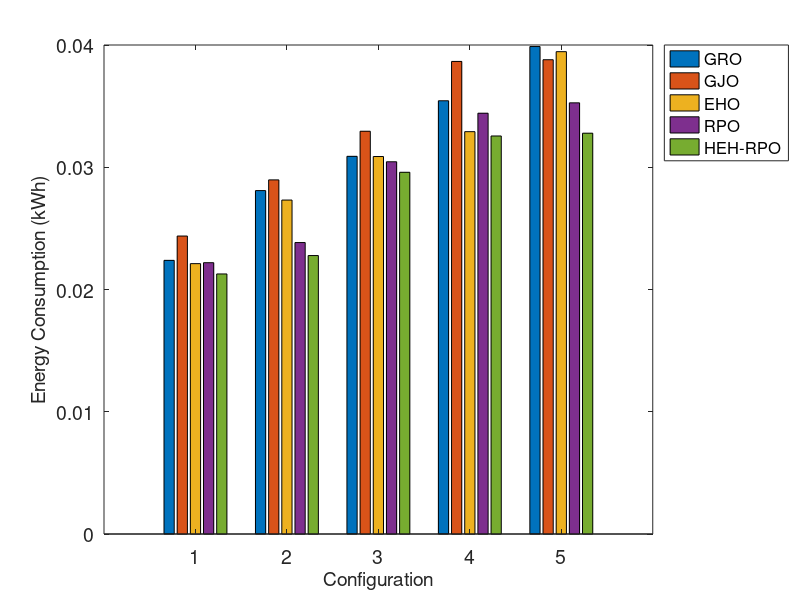
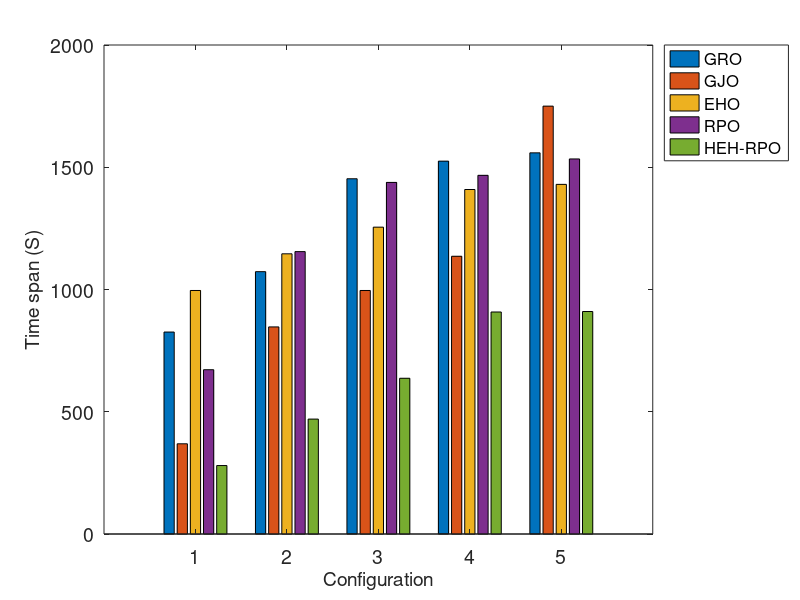
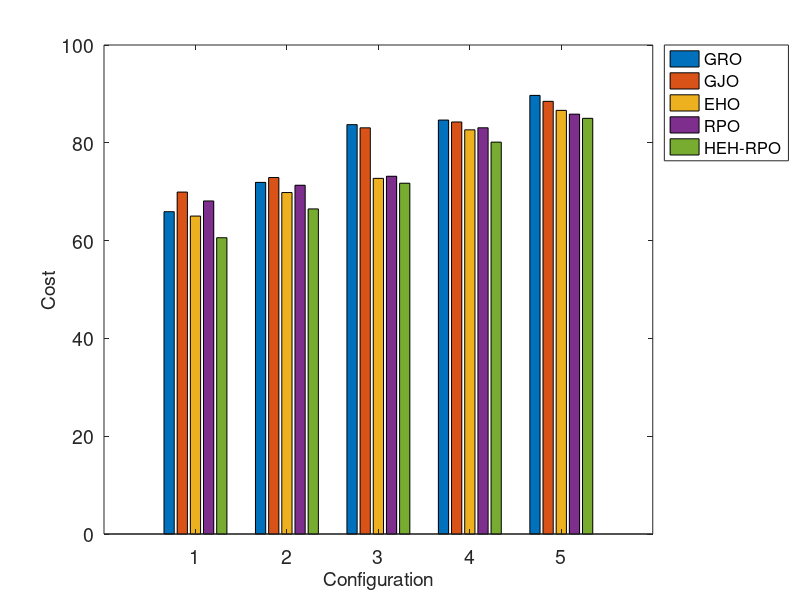
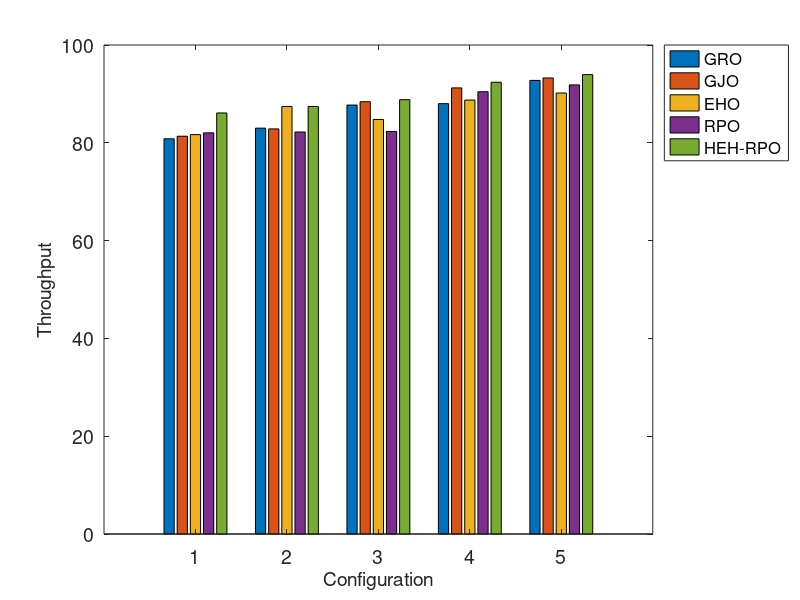

MATLAB code to generate these figures, in order: (Note: this script raises an error after producing the figures.)
function [] = Plot_results()
close all;
clear all;
clc;

Parameters_vs_config();
Convergence();
Parameters();

end


function [] = Convergence()
% convergence
% VM = [10, 20, 30, 40, 50, 60, 70, 80, 90, 100];
Configuration = [1, 2, 3, 4, 5];
load Fitness;
for n = 1 : size(Fit,2)
    for j = 1 : size(Fit{1, 1},1) % For all algorithms
        valu(j,:) = stats(Fit{1, n}(j,:));
    end
    disp('Statistical Analysis :')
    fprintf('Configuration : %d\n ', Configuration(n));
    ln = {'BEST','WORST','MEAN','MEDIAN','STANDARD DEVIATION'};
    T = table(valu(1, :)', valu(2, :)', valu(3, :)',valu(4, :)', valu(5, :)','Rownames',ln);
    T.Properties.VariableNames = {'GRO','GJO','EHO','RPO','HEH-RPO'};
    disp(T)
    
    figure,
    plot(Fit{1, n}(1,:),'Color','r', 'LineWidth', 2)
    hold on;
    plot(Fit{1, n}(2,:),'Color','g', 'LineWidth', 2)
    plot(Fit{1, n}(3,:),'Color','#EDB120', 'LineWidth', 2)
    plot(Fit{1, n}(4,:),'Color','[0.3010 0.7450 0.9330]', 'LineWidth', 2)
    plot(Fit{1, n}(5,:),'Color','k', 'LineWidth', 2)
    set(gca,'fontsize',20);
    xlim([0 250]);
    xlabel('No. of Iterations','fontsize',16);
    ylabel('Cost Function','fontsize',16);
    h = legend('GRO','GJO','EHO','RPO','HEH-RPO');
    set(h,'fontsize',12,'Location','Best')
%     print('-dtiff','-r300',['.\Results\', 'Convergence '])
    print('-dtiff','-r300',['.\Results\', 'Configuration ',num2str(Configuration(n))])
end

end


function[a] = stats(val)
a(1) = min(val);
a(2) = max(val);
a(3) = mean(val);
a(4) = median(val);
a(5) = std(val);
end


function [] = Parameters()
load RES;
X = (1:1:10);

 %% plot Number of VM vs Energy Consumption
    figure,
    bar(X, RES.EC_VM')
    set(gca, 'FontSize', 14);
    xlabel('No of VM', 'FontSize', 14);
    ylabel('Energy Consumption (kWh)', 'FontSize', 14);
    h = legend('GRO','GJO','EHO','RPO','HEH-RPO');
    set(h, 'fontsize', 12, 'Location', 'NorthEastOutside')
    print('-dtiff', '-r300', ['.\Results\', 'No of VM vs Energy Consumption'])

 %% plot Number of VM vs Redution of time span
    figure,
    bar(X, RES.TS_VM')
    set(gca, 'FontSize', 14);
    xlabel('No of VM', 'FontSize', 14);
    ylabel('Redution of time span (S)', 'FontSize', 14);
    h = legend('GRO','GJO','EHO','RPO','HEH-RPO');
    set(h, 'fontsize', 12, 'Location', 'NorthEastOutside')
    print('-dtiff', '-r300', ['.\Results\', 'No of VM vs Redution of time span'])
    
    
 %% plot Number of VM vs Reliability
    figure,
    bar(X, RES.R_VM')
    set(gca, 'FontSize', 14);
    xlabel('No of VM', 'FontSize', 14);
    ylabel('Reliability (%)', 'FontSize', 14);
    h = legend('GRO','GJO','EHO','RPO','HEH-RPO');
    set(h, 'fontsize', 12, 'Location', 'NorthEastOutside')
    print('-dtiff', '-r300', ['.\Results\', 'No of VM vs Reliability'])
    
 %% plot Number of VM vs Execution Time
    figure,
    bar(X, RES.ET_VM')
    set(gca, 'FontSize', 14);
    xlabel('No of VM', 'FontSize', 14);
    ylabel('Execution Time (S)', 'FontSize', 14);
    h = legend('GRO','GJO','EHO','RPO','HEH-RPO');
    set(h, 'fontsize', 12, 'Location', 'NorthEastOutside')
    print('-dtiff', '-r300', ['.\Results\', 'No of VM vs Execution Time'])
    
 %% plot CPU utilization vs Running time
    figure,
    X1 =(1:1:7);
    bar(X1, RES.CU_RT')
    set(gca, 'FontSize', 14);
%     xticks([0 1 2])
    xticklabels({'1','4','8','12','16','20','24'})
    xlabel('Running Time (H)', 'FontSize', 14);
    ylabel('CPU utilization (%)', 'FontSize', 14);
    h = legend('GRO','GJO','EHO','RPO','HEH-RPO');
    set(h, 'fontsize', 12, 'Location', 'NorthEastOutside')
    print('-dtiff', '-r300', ['.\Results\', 'Running Time vs CPU utilization'])

end


function [] = Parameters_vs_config()
load RESULT;
X = (1:1:5);

 %% plot Configuration vs Energy Consumption
    figure,
    bar(X, RESULT.EC_C')
    set(gca, 'FontSize', 14);
    xlabel('Configuration', 'FontSize', 14);
    ylabel('Energy Consumption (kWh)', 'FontSize', 14);
    h = legend('GRO','GJO','EHO','RPO','HEH-RPO');
    set(h, 'fontsize', 12, 'Location', 'NorthEastOutside')
    print('-dtiff', '-r300', ['.\Results\', 'Configuration vs Energy Consumption'])

 %% plot Configuration vs time span
    figure,
    bar(X, RESULT.TS_C')
    set(gca, 'FontSize', 14);
    xlabel('Configuration', 'FontSize', 14);
    ylabel('Time span (S)', 'FontSize', 14);
    h = legend('GRO','GJO','EHO','RPO','HEH-RPO');
    set(h, 'fontsize', 12, 'Location', 'NorthEastOutside')
    print('-dtiff', '-r300', ['.\Results\', 'Configuration vs Redution of time span'])
    
    
 %% plot Configuration vs Cost
    figure,
    bar(X, RESULT.C_C')
    set(gca, 'FontSize', 14);
    xlabel('Configuration', 'FontSize', 14);
    ylabel('Cost', 'FontSize', 14);
    h = legend('GRO','GJO','EHO','RPO','HEH-RPO');
    set(h, 'fontsize', 12, 'Location', 'NorthEastOutside')
    print('-dtiff', '-r300', ['.\Results\', 'Configuration vs Cost'])
    
 %% plot Configuration vs Throughput
    figure,
    bar(X, RESULT.T_C')
    set(gca, 'FontSize', 14);
    xlabel('Configuration', 'FontSize', 14);
    ylabel('Throughput', 'FontSize', 14);
    h = legend('GRO','GJO','EHO','RPO','HEH-RPO');
    set(h, 'fontsize', 12, 'Location', 'NorthEastOutside')
    print('-dtiff', '-r300', ['.\Results\', 'Configuration vs Throughput'])
     
 %% plot Configuration vs Delay
    figure,
    bar(X, RESULT.Delay_C')
    set(gca, 'FontSize', 14);
    xlabel('Configuration', 'FontSize', 14);
    ylabel('Delay', 'FontSize', 14);
    h = legend('GRO','GJO','EHO','RPO','HEH-RPO');
    set(h, 'fontsize', 12, 'Location', 'NorthEastOutside')
    print('-dtiff', '-r300', ['.\Results\', 'Configuration vs Delay'])
     
 %% plot Configuration vs Time
    figure,
    bar(X, RESULT.Time_C')
    set(gca, 'FontSize', 14);
    xlabel('Configuration', 'FontSize', 14);
    ylabel('Time (S)', 'FontSize', 14);
    h = legend('GRO','GJO','EHO','RPO','HEH-RPO');
    set(h, 'fontsize', 12, 'Location', 'NorthEastOutside')
    print('-dtiff', '-r300', ['.\Results\', 'Configuration vs Time'])
     
 %% plot Configuration vs Load
    figure,
    bar(X, RESULT.Load_C')
    set(gca, 'FontSize', 14);
    xlabel('Configuration', 'FontSize', 14);
    ylabel('Load', 'FontSize', 14);
    h = legend('GRO','GJO','EHO','RPO','HEH-RPO');
    set(h, 'fontsize', 12, 'Location', 'NorthEastOutside')
    print('-dtiff', '-r300', ['.\Results\', 'Configuration vs Load'])
     
 %% plot Configuration vs Makespan
    figure,
    bar(X, RESULT.Makespan_C')
    set(gca, 'FontSize', 14);
    xlabel('Configuration', 'FontSize', 14);
    ylabel('Makespan', 'FontSize', 14);
    h = legend('GRO','GJO','EHO','RPO','HEH-RPO');
    set(h, 'fontsize', 12, 'Location', 'NorthEastOutside')
    print('-dtiff', '-r300', ['.\Results\', 'Configuration vs Makespan'])
      
 %% plot Configuration vs Res Energy
    figure,
    bar(X, RESULT.R_Energy_C')
    set(gca, 'FontSize', 14);
    xlabel('Configuration', 'FontSize', 14);
    ylabel('Residual Energy', 'FontSize', 14);
    h = legend('GRO','GJO','EHO','RPO','HEH-RPO');
    set(h, 'fontsize', 12, 'Location', 'NorthEastOutside')
    print('-dtiff', '-r300', ['.\Results\', 'Configuration vs Residual Energy'])
 
end